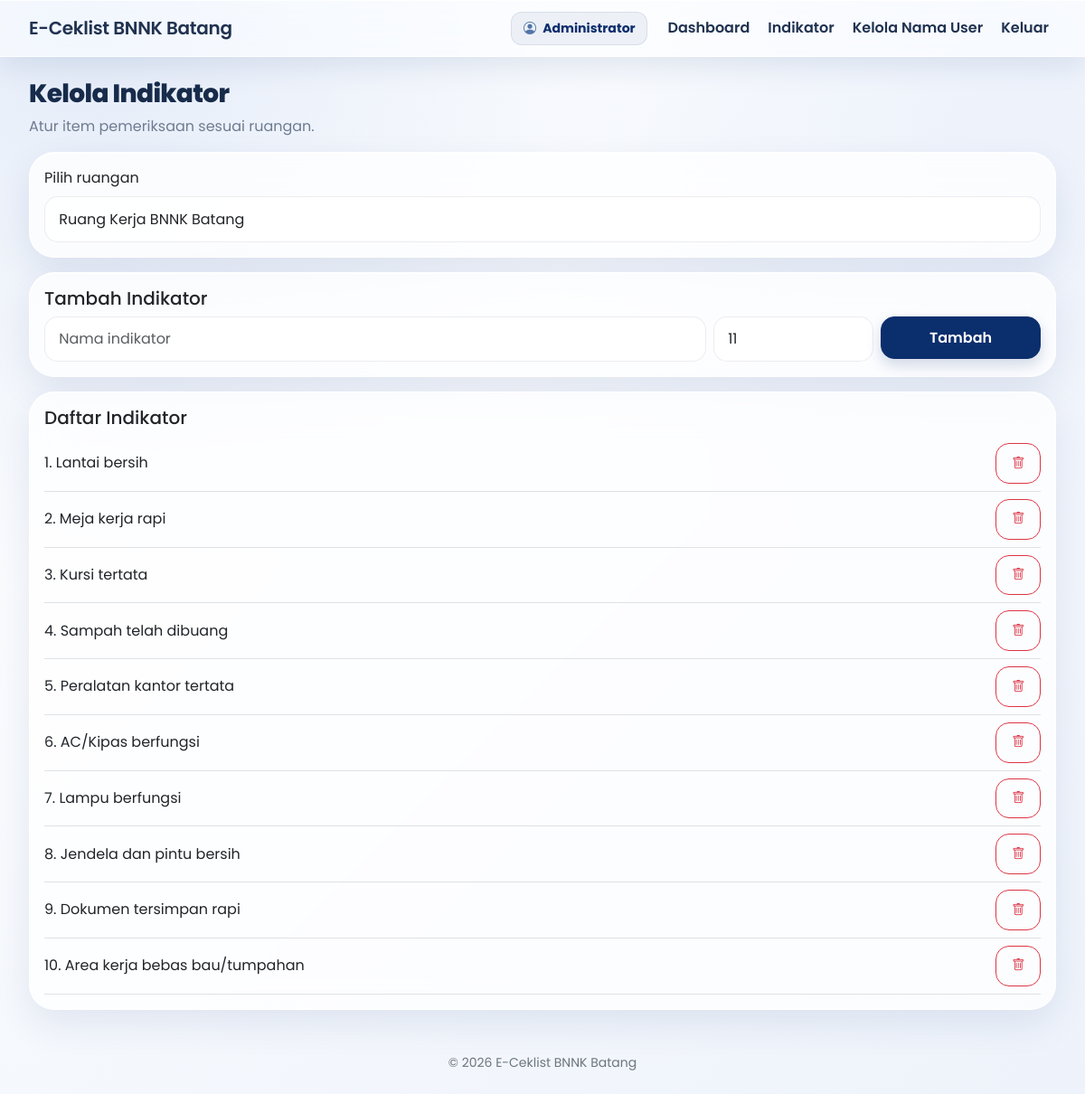
/admin/kelola_indikator.php?ruangan=3 (signed in), run on an earlier commit of the app's database.
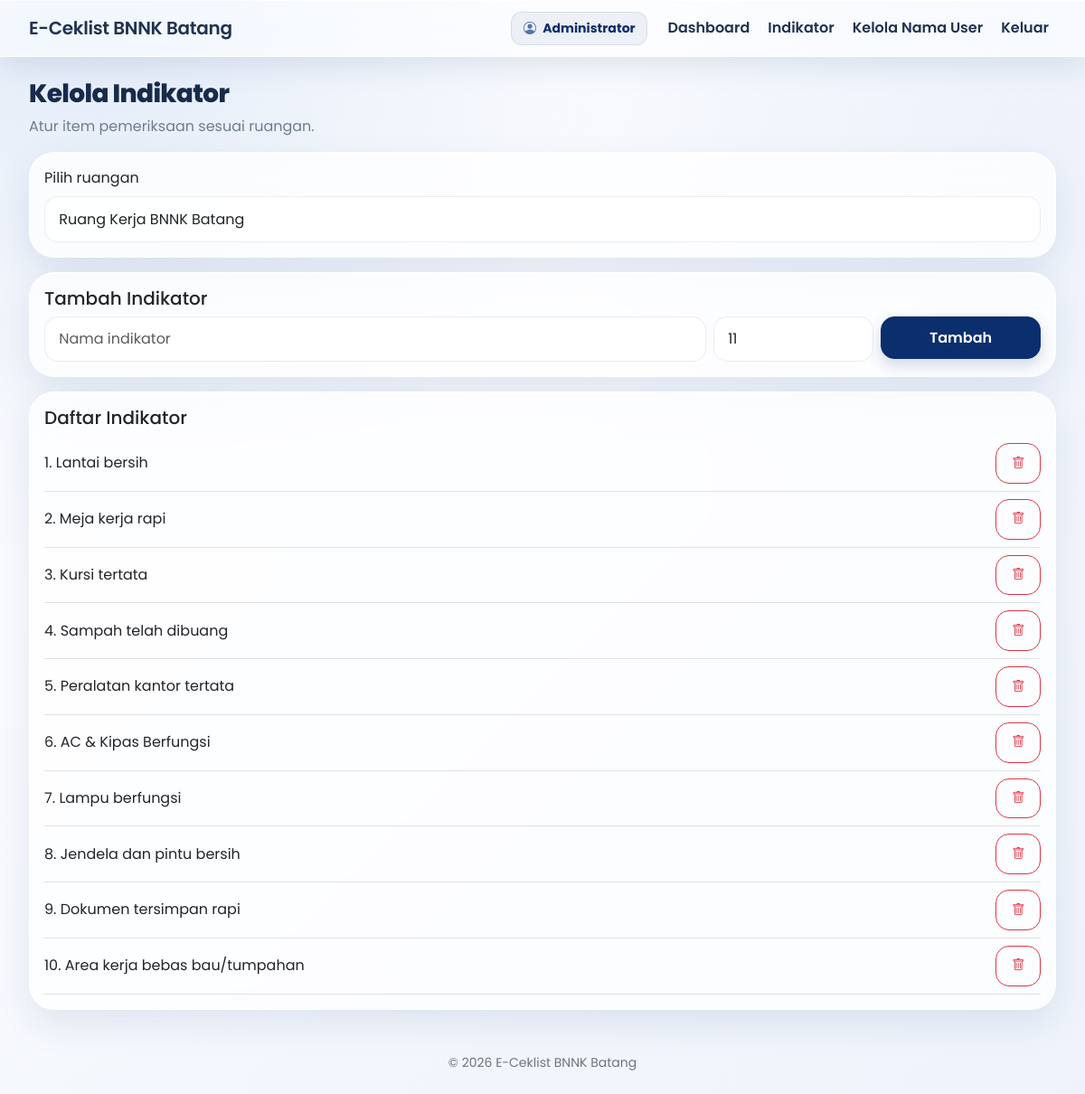
And on a later commit of the database.
### tables this page shows
CREATE TABLE indikator_ruangan (
 id INT AUTO_INCREMENT PRIMARY KEY,
 ruangan_id INT NOT NULL,
 nama_indikator VARCHAR(180) NOT NULL,
 urutan INT NOT NULL DEFAULT 1,
 CONSTRAINT fk_indikator_ruangan FOREIGN KEY (ruangan_id) REFERENCES ruangan(id) ON DELETE CASCADE
);

### config/koneksi.php (called while the page is built, shortened)
<?php
function e($value): string {
    return htmlspecialchars((string)($value ?? ''), ENT_QUOTES, 'UTF-8');
}
function stmt_rows(mysqli_stmt $stmt): array {
    $result = $stmt->get_result();
    return $result ? $result->fetch_all(MYSQLI_ASSOC) : [];
}

### admin/kelola_indikator.php (the view, shortened to what this page needs)
<?php
require_once __DIR__.'/../config/koneksi.php';require_role(['admin']);
$rooms=$conn->query('SELECT * FROM ruangan ORDER BY nama_ruangan')->fetch_all(MYSQLI_ASSOC);$rid=(int)($_GET['ruangan']??($rooms[0]['id']??0));
$s=$conn->prepare('SELECT * FROM indikator_ruangan WHERE ruangan_id=? ORDER BY urutan,id');$s->bind_param('i',$rid);$s->execute();$items=stmt_rows($s);$page_title='Kelola Indikator';include __DIR__.'/../includes/header.php';
?>
<h1 class="h3 page-heading">Kelola Indikator</h1><p class="muted">Atur item pemeriksaan sesuai ruangan.</p>
<form method="get" class="card p-3 mb-3"><label class="form-label">Pilih ruangan</label><select class="form-select" name="ruangan" onchange="this.form.submit()"><?php foreach($rooms as $r): ?><option value="<?= (int)$r['id'] ?>" <?= $rid===(int)$r['id']?'selected':'' ?>><?= e($r['nama_ruangan']) ?></option><?php endforeach; ?></select></form>
<div class="card p-3 mb-3"><h2 class="h5">Tambah Indikator</h2><form method="post" class="row g-2"><input type="hidden" name="csrf" value="<?= e(csrf_token()) ?>"><input type="hidden" name="action" value="add"><input type="hidden" name="ruangan_id" value="<?= $rid ?>"><div class="col-md-8"><input class="form-control" name="nama_indikator" placeholder="Nama indikator" required></div><div class="col-md-2"><input class="form-control" type="number" min="1" name="urutan" value="<?= count($items)+1 ?>"></div><div class="col-md-2"><button class="btn btn-primary w-100">Tambah</button></div></form></div>
<div class="card p-3"><h2 class="h5">Daftar Indikator</h2><?php foreach($items as $it): ?><div class="d-flex justify-content-between align-items-center border-bottom py-2 gap-2"><span><?= (int)$it['urutan'] ?>. <?= e($it['nama_indikator']) ?></span><form method="post"><button class="btn btn-sm btn-outline-danger" data-confirm="Hapus indikator ini?"><i class="bi bi-trash"></i></button></form></div><?php endforeach; ?></div>
<?php include __DIR__.'/../includes/footer.php'; ?>

What changed in the data, as far as the page shows it:
changed indikator_ruangan: nama_indikator "AC/Kipas berfungsi" → "AC & Kipas Berfungsi"
